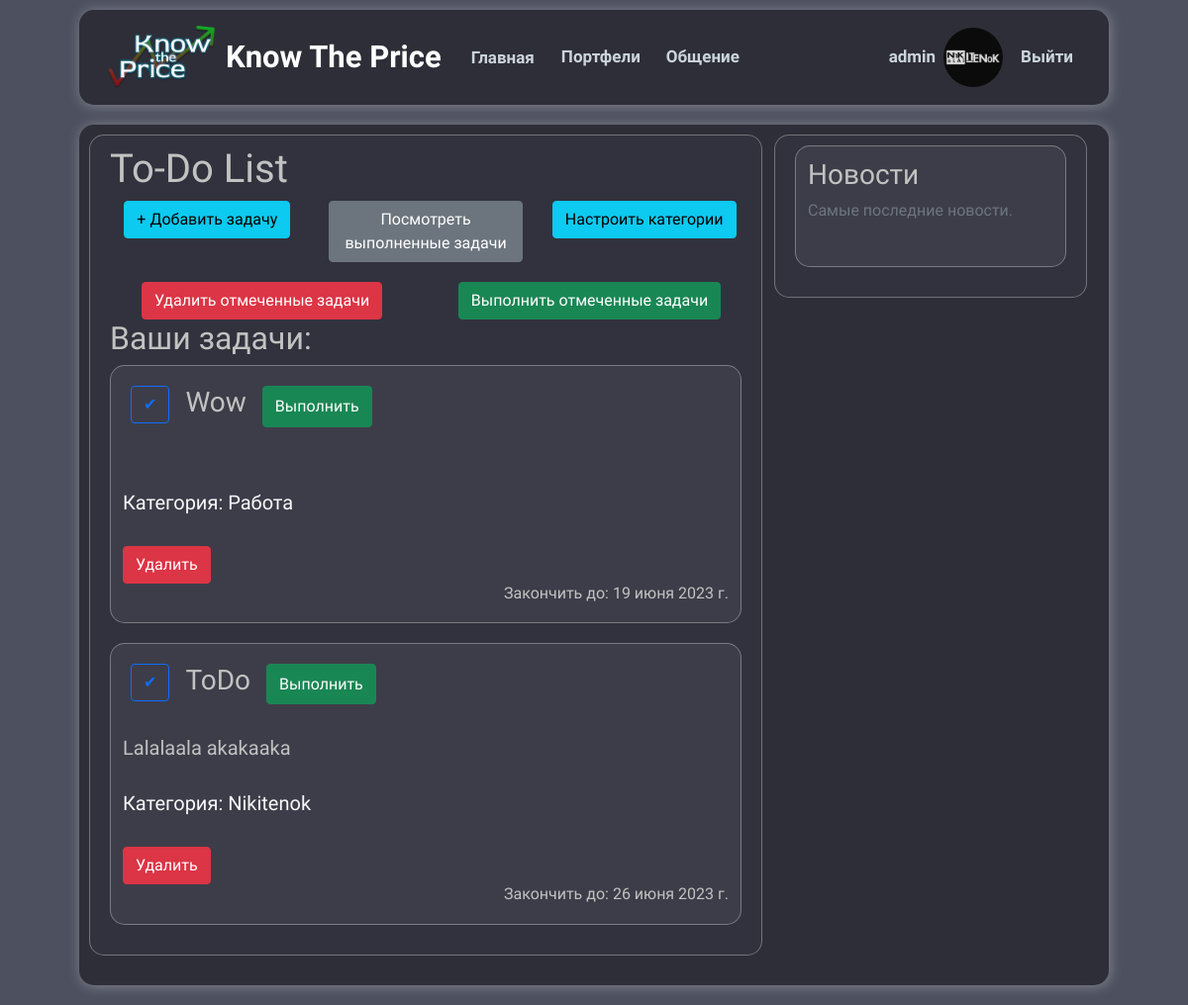
The page /todo/ (signed in) on the database its author committed.
### users/models.py (models this page shows, shortened)
class Profile(models.Model):
    class Sex(models.TextChoices):
        FEMALE = 'f', 'Женский'
        MAN = 'm', 'Мужской'
        OTHER = 'o', 'Другой'
        __empty__ = 'Выберите ваш пол'
    SEX = (
        ('f', 'Женский'),
        ('m', 'Мужской'),
    )
    user = models.OneToOneField(User, on_delete=models.CASCADE, verbose_name='Имя')
    image = models.ImageField(default='default-profile.jpg',
                              upload_to='profile_pics',
                              verbose_name='Фото')
    sex = models.CharField(max_length=50,
                            null=True,
                            blank=True,
                            choices=Sex.choices,
                            verbose_name='Пол')

### todo_list/models.py (models this page shows, shortened)
class ToDo(models.Model):
    author = models.ForeignKey(User,
                                on_delete=models.PROTECT,
                                verbose_name='Владелец')
    title = models.CharField(max_length=100)
    description = models.TextField(max_length=200)
    completed = models.BooleanField(default=False)
    created = models.DateField(default=timezone.now().strftime("%Y-%m-%d"))
    deadline = models.DateField(default=timezone.now().strftime("%Y-%m-%d"))
    category = models.ForeignKey(Category, default="general", on_delete=models.PROTECT)
    class Meta:
        verbose_name_plural = 'Задачи'
        verbose_name = 'Задача'
        ordering = ['deadline']

class Category(models.Model):
    name = models.CharField(max_length=180)
    author = models.ForeignKey(User,
                                on_delete=models.PROTECT,
                                verbose_name='Владелец')
    class Meta:
        verbose_name = 'Категория'
        verbose_name_plural = 'Категории'
    def __str__(self):
        return self.name

### todo_list/views.py (the view, shortened to what this page needs)
# urls.py: path('todo/', todo_views.todo, name='todo-home'),
def todo(request):
    todos = ToDo.objects.filter(author = request.user, completed=False)
    categories = Category.objects.all()
    check = []
    context = {
        'todos': todos,
        'categories': categories,
        'check': len(check), # Проблема, показывается кол-во только после отправления запроса
    }
    return render(request, 'todo_list/todo_home.html', context)

### todo_list/templates/todo_list/todo_home.html (shortened to what this page needs)
{% extends "main_site/base.html"%}
{% load static %}
{% load crispy_forms_tags %}
{% block content %}
  <h1>To-Do List</h1>
  <div class="row flex-lg-row">
    <div class="col text-center">
      <form action="{% url 'todo-add' %}" method="get">
        <button type="submit" class="btn btn-info">+ Добавить задачу</button>
      </form>
    </div>
    <div class="col text-center">
      <form action="{% url 'completed-todo' %}" method="get">
        <button type="submit" class="btn btn-secondary">Посмотреть выполненные задачи</button>
      </form>
    </div>
    <div class="col text-center">
      <form action="{% url 'category' %}" method="get">
        <button type="submit" class="btn btn-info">Настроить категории</button>
      </form>
    </div>
  </div>
  <form action="" method="post">
    <div class="row flex-lg-row">
      <div class="col text-center">
        <button class="btn btn-danger" name="Delete" formnovalidate="" type="submit">
          <span> Удалить отмеченные задачи </span>
        </button>
      </div>
      <div class="col text-center">
        <button class="btn btn-success" name="Complete" formnovalidate="" type="submit">
          <span> Выполнить отмеченные задачи </span>
        </button>
      </div>
    </div>
    <h2>Ваши задачи:</h2>
    {% for todo in todos %}
    <div class="content-block">
      <div class="d-flex p-2 justify-content-left">
        <label for="checkbox">
          <label for="cb{{todo.id}}" class="btn btn-outline-primary">✔</label>
        </label>
        <h3 class="text-center ms-3">{{ todo.title }}</h3>
        <button class="btn btn-success ms-3" name="Complete" formnovalidate="" type="submit">
          <span> Выполнить </span>
        </button>
      </div>
      <br>
      <h5>{{ todo.description }}</h5>
      <br>
      <h5 class="text-light">Категория: {{ todo.category }}</h5>
      <br>
      <button class="btn btn-danger" name="Delete" formnovalidate="" type="submit" value="{{todo.id}}">
        <span> Удалить </span>
      </button>
      <br>
      <h6 class="text-end">Закончить до: {{ todo.deadline }}</h6>
    </div>
    {% endfor %}
  </form>
{% endblock content %}

### main_site/templates/main_site/base.html (shortened to what this page needs)
{% load static %}
<!DOCTYPE html>
<html lang="ru">
  <head>
    <link
      href="https://cdn.jsdelivr.net/npm/bootstrap@5.0.2/dist/css/bootstrap.min.css"
      rel="stylesheet"
    />
    <link
      rel="stylesheet"
      type="text/css"
      href="{% static 'main_site/main.css' %}"
    />
  </head>
  <body>
    <header class="site-header">
      <nav class="navbar navbar-expand-lg navbar-dark p-3">
        <div class="container-fluid">
          <a href="{% url 'main_site-home' %}"><img src="{% static 'main_site/logo_KTP.png' %}" class="mr-4" /></a>
          <a class="navbar-brand mr-4 text-logo" href="{% url 'main_site-home' %}">Know The Price</a>
          <div class="collapse navbar-collapse" id="navbarScroll">
            <ul
              class="navbar-nav me-auto my-2 my-lg-0 navbar-nav-scroll"
              style="--bs-scroll-height: 100px"
            >
              <li class="nav-item">
                <a class="nav-link btn" aria-current="page" href="{% url 'main_site-home' %}">Главная</a>
              </li>
              {% if user.is_authenticated %}
              <li class="nav-item dropdown">
                <a
                  class="nav-link dropdown"
                  href="#"
                  id="navbarScrollingDropdown"
                  role="button"
                  data-bs-toggle="dropdown"
                  aria-expanded="false"
                >
                  Портфели
                </a>
              </li>
              <li class="nav-item dropdown">
                <a
                  class="nav-link dropdown"
                  href="#"
                  id="navbarScrollingDropdown"
                  role="button"
                  data-bs-toggle="dropdown"
                  aria-expanded="false"
                >
                  Общение
                </a>
              </li>
              {% endif %}
            </ul>
            <div class="navbar-nav d-flex">
              {% if user.is_authenticated %}
              <div class="d-inline-flex align-items-center">
                <div class="text-profile">
                  <a class="nav-item nav-link mr-2" href="{% url 'profile' %}"
                    ><b>{{ user.username }}</b></a
                  >
                </div>
                <div class="photo-profile">
                  <a href="{% url 'profile' %}"
                    ><img
                      class="rounded-circle"
                      src="{{ user.profile.image.url }}"
                  /></a>
                </div>
                <div class="text-profile">
                  <b><a
                      class="nav-link nav-item mr-2"
                      aria-current="page"
                      href="{% url 'logout' %}"
                      >Выйти</a>
                  </b>
                </div>
              </div>
              {% endif %}
            </div>
          </div>
        </div>
      </nav>
    </header>
    <main role="main" class="container">
      <div class="row main-content ">
        <div class="col-md-8 columns">
          {% block content %}{% endblock %}
        </div>
        <div class="col-md-4 news-block">
					<div class="content-section">
						<div class="content-block">
							<h3>Новости</h3>
							<p class='text-muted'>Самые последние новости.
							</p>
						</div>
					</div>
				</div>
      </div>
    </main>
  </body>
</html>

### main_site/static/main_site/main.css (style rules this page uses)
html { min-width: 655px; }
body { background: rgb(77, 80, 95); font-family: "Ubuntu", sans-serif; margin-top: 10px; padding: 0 80px; }
h1, h2, h3, h4, h5, h6 { color: #c2c2c2; }
ul { margin: 0; }
nav { background-color: rgb(46, 46, 56); box-shadow: 1px 1px 13px rgba(234, 234, 234, 0.35); }
a.text-logo { font-size: 31px; font-weight: 700; font-family: "Kanit", sans-serif; border-radius: 7px; }
.nav-link { font-size: 17px; }
.site-header .navbar-nav .nav-link { color: #cbd5db; }
header nav { border-radius: 15px; margin-bottom: 20px; }
.navbar-nav div div.photo-profile img { height: 60px; width: 60px; }
nav .container-fluid img { width: 110px; margin-right: 10px; }
ul li.nav-item a { color: rgb(173, 181, 189); line-height: 20px; padding: 10px 20px; text-decoration: none; text-align: center; margin: auto 5px; border-radius: 6px; font-weight: bold; }
.main-content { background-color: rgb(46, 46, 56); box-shadow: 1px 1px 13px rgba(234, 234, 234, 0.35); border-radius: 15px; margin-bottom: 20px; padding: 10px; }
.columns { background-color: #32323E; border-radius: 15px; border: 1px solid rgba(234, 234, 234, 0.35); padding: 10px 20px; margin-bottom: 20px; }
.content-section { background: #32323E; padding: 10px 20px; border-radius: 15px; margin-bottom: 20px; border: 1px solid rgba(234, 234, 234, 0.35); }
.content-block { background: rgb(61, 61, 73); border-radius: 15px; padding: 12px; border: 1px solid rgba(234, 234, 234, 0.35); margin-bottom: 20px; }
form { margin-bottom: 20px; }
legend, label { color: azure; font-weight: bold; }

### rows shown on the page
ToDo: title "Wow", category "Работа", {{ todo.id }} 10 (drawn), deadline "19 июня 2023 г."
ToDo: title "ToDo", description "Lalalaala akakaaka", category "Nikitenok", {{ todo.id }} 12 (drawn), deadline "26 июня 2023 г."

### other values the page prints
{{ user.username }} "admin"
